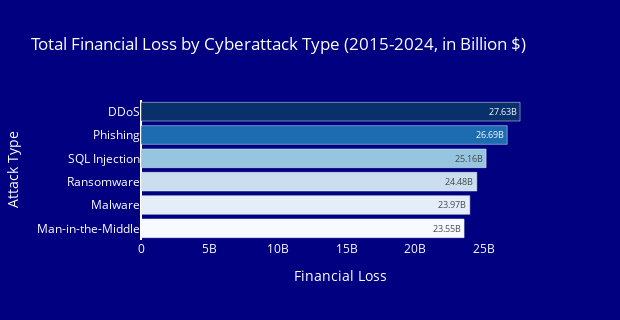

Here is the notebook cell this chart was saved with:
### Code cell
# BAR GRAPH OF TOTAL FINANCIAL LOSS BY ATTACK TYPE
fig_finloss_attacktype = px.bar(df_attack_type_finloss_total, y='Attack Type', x='Financial Loss', 
                                    title= "<span style='color:white;'>Total Financial Loss by Cyberattack Type (2015-2024, in Billion $)</span>",
                                    color='Financial Loss', color_continuous_scale='Blues', 
                                    text=df_attack_type_finloss_total['Financial Loss (in Billion $)'].apply(lambda x: f"{x}B"),
                                    width=620, height=320)
fig_finloss_attacktype.update_layout(plot_bgcolor='Navy', paper_bgcolor='Navy',
                                       yaxis=dict(showgrid=False),
                                       xaxis=dict(showgrid=False), font=dict(color='white'),
                                    coloraxis_showscale=False)

fig_finloss_attacktype.show()

fig_finloss_attacktype.write_image('fig_finloss_attacktype.png', width=620, height=320)

### Figure 1 — Plotly figure (JSON) as saved in the notebook; plotly's stock layout.template omitted (floating-point values rounded to 4 significant figures)
{"data": [{"hovertemplate": "Financial Loss=%{marker.color}<br>Attack Type=%{y}<br>text=%{text}<extra></extra>", "legendgroup": "", "marker": {"color": [23550000000.0, 23970000000.0, 24480000000.0, 25160000000.0, 26690000000.0, 27630000000.0], "coloraxis": "coloraxis", "pattern": {"shape": ""}}, "name": "", "orientation": "h", "showlegend": false, "text": ["23.55B", "23.97B", "24.48B", "25.16B", "26.69B", "27.63B"], "textposition": "auto", "type": "bar", "x": [23550000000.0, 23970000000.0, 24480000000.0, 25160000000.0, 26690000000.0, 27630000000.0], "xaxis": "x", "y": ["Man-in-the-Middle", "Malware", "Ransomware", "SQL Injection", "Phishing", "DDoS"], "yaxis": "y"}], "layout": {"barmode": "relative", "coloraxis": {"colorbar": {"title": {"text": "Financial Loss"}}, "colorscale": [[0, "rgb(247,251,255)"], [0.125, "rgb(222,235,247)"], [0.25, "rgb(198,219,239)"], [0.375, "rgb(158,202,225)"], [0.5, "rgb(107,174,214)"], [0.625, "rgb(66,146,198)"], [0.75, "rgb(33,113,181)"], [0.875, "rgb(8,81,156)"], [1, "rgb(8,48,107)"]], "showscale": false}, "font": {"color": "white"}, "height": 320, "legend": {"tracegroupgap": 0}, "paper_bgcolor": "Navy", "plot_bgcolor": "Navy", "title": {"text": "<span style='color:white;'>Total Financial Loss by Cyberattack Type (2015-2024, in Billion $)</span>"}, "width": 620, "xaxis": {"anchor": "y", "autorange": true, "domain": [0, 1], "range": [0, 29090000000.0], "showgrid": false, "title": {"text": "Financial Loss"}, "type": "linear"}, "yaxis": {"anchor": "x", "autorange": true, "domain": [0, 1], "range": [-0.5, 5.5], "showgrid": false, "title": {"text": "Attack Type"}, "type": "category"}}}
